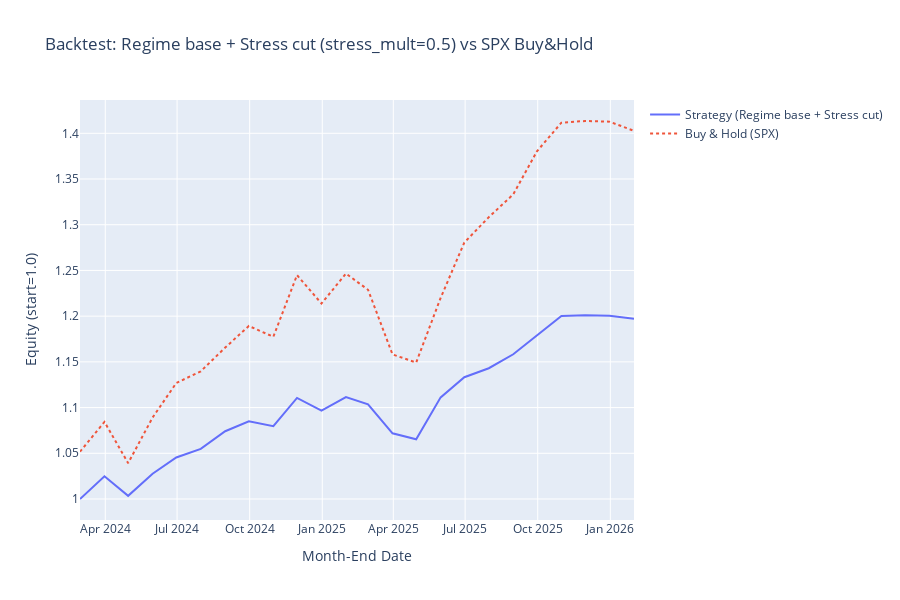

The cell this chart's notebook holds for it:
### Code cell
# Backtest (3): Regime base weight + Stress risk-cut, vs Buy&Hold

import pandas as pd
import numpy as np
import yfinance as yf
import plotly.graph_objects as go

# ----------------------------
# 0) Input check
# ----------------------------
if "df" not in locals() or "date" not in df.columns:
    raise RuntimeError("먼저 df를 준비해주세요. df에는 최소 date, regime_id, stress_flag 컬럼이 필요합니다.")

need = {"date", "regime_id", "stress_flag"}
missing = need - set(df.columns)
if missing:
    raise RuntimeError(f"df에 필요한 컬럼이 없습니다: {sorted(list(missing))}")

viz_df = df.copy()
viz_df["date"] = pd.to_datetime(viz_df["date"])
viz_df = viz_df.sort_values("date")

# month-end index
viz_df["date_me"] = viz_df["date"].dt.to_period("M").dt.to_timestamp("M")
viz_df = viz_df.drop_duplicates(subset=["date_me"]).set_index("date_me").sort_index()

# parse stress_flag robustly
stress_bool = viz_df["stress_flag"].astype(str).str.lower().isin(["true", "1", "t", "yes", "y"])

start_me = viz_df.index.min()
end_me = viz_df.index.max()

# ----------------------------
# 1) Fetch SPX daily -> month-end
# ----------------------------
print(f"Fetching SPX (^GSPC) from {start_me.date()} to {end_me.date()}...")
spx = yf.download("^GSPC", start=start_me, end=end_me + pd.Timedelta(days=1), progress=False)
if spx.empty:
    raise RuntimeError("yfinance에서 ^GSPC 데이터를 가져오지 못했습니다.")

if isinstance(spx.columns, pd.MultiIndex):
    spx_close_daily = spx["Close"].iloc[:, 0]
else:
    spx_close_daily = spx["Close"]

spx_close_me = spx_close_daily.resample("M").last()
spx_ret_1m = spx_close_me.pct_change()  # decimal
spx_ret_1m.name = "spx_ret_1m"

# align
idx = viz_df.index.intersection(spx_ret_1m.index)
viz_df = viz_df.loc[idx]
stress_bool = stress_bool.loc[idx]
spx_close_me = spx_close_me.loc[idx]
spx_ret_1m = spx_ret_1m.loc[idx]

# drop first NaN return month
mask = spx_ret_1m.notna()
viz_df = viz_df.loc[mask]
stress_bool = stress_bool.loc[mask]
spx_ret_1m = spx_ret_1m.loc[mask]
spx_close_me = spx_close_me.loc[mask]

# ----------------------------
# 2) Strategy rules
# ----------------------------
# 레짐별 "기본 주식비중" (원하면 여기만 조절하면 됨)
base_weight = {
    1: 0.70,  # Goldilocks
    2: 0.80,  # Reflation
    3: 0.50,  # Stagflation
    4: 0.40,  # Recession
}

# stress일 때 주식비중 축소 배수
stress_mult = 0.50  # 예: 0.5면 절반으로 줄임 (나머지는 현금)

# 월말 신호 → 다음 달에 적용(룩어헤드 방지)
w_eq_raw = viz_df["regime_id"].map(base_weight).astype(float)
w_eq_raw = w_eq_raw.where(~stress_bool, w_eq_raw * stress_mult)
w_eq = w_eq_raw.shift(1)  # next month apply
w_eq = w_eq.fillna(0.0).clip(lower=0.0, upper=1.0)
w_cash = 1.0 - w_eq  # cash return assumed 0% (보수적)

# ----------------------------
# 3) Backtest
# ----------------------------
# Portfolio returns (cash 0%)
port_ret = w_eq * spx_ret_1m
bh_ret = spx_ret_1m.copy()

# equity curves
port_equity = (1.0 + port_ret).cumprod()
bh_equity = (1.0 + bh_ret).cumprod()

# turnover (optional): sum of abs weight changes
turnover = (w_eq.diff().abs()).fillna(0.0)
avg_turnover = turnover.mean()

# ----------------------------
# 4) Stats helpers
# ----------------------------
def max_drawdown(equity: pd.Series) -> float:
    peak = equity.cummax()
    dd = equity / peak - 1.0
    return float(dd.min())

def perf_stats(r: pd.Series, equity: pd.Series) -> dict:
    r = r.dropna()
    if len(r) == 0:
        return {}
    mean_1m = float(r.mean())
    med_1m = float(r.median())
    ann_ret = float((1.0 + mean_1m) ** 12 - 1.0)
    ann_vol = float(r.std(ddof=0) * np.sqrt(12))
    sharpe = float(ann_ret / ann_vol) if ann_vol > 0 else np.nan
    stats = {
        "n_months": int(len(r)),
        "mean_1m": mean_1m,
        "median_1m": med_1m,
        "ann_ret": ann_ret,
        "ann_vol": ann_vol,
        "sharpe": sharpe,
        "max_dd": max_drawdown(equity),
        "worst_1m": float(r.min()),
        "best_1m": float(r.max()),
    }
    return stats

st_port = perf_stats(port_ret, port_equity)
st_bh = perf_stats(bh_ret, bh_equity)

print("\n[Strategy] Regime base + Stress cut")
print(st_port)
print(f"avg_turnover(weight change abs): {avg_turnover:.4f}")

print("\n[Buy&Hold] SPX")
print(st_bh)

# ----------------------------
# 5) Plot
# ----------------------------
fig = go.Figure()

fig.add_trace(go.Scatter(
    x=port_equity.index, y=port_equity,
    name="Strategy (Regime base + Stress cut)",
    line=dict(width=2)
))
fig.add_trace(go.Scatter(
    x=bh_equity.index, y=bh_equity,
    name="Buy & Hold (SPX)",
    line=dict(width=2, dash="dot")
))

# Optional: show equity scale log (toggle)
USE_LOG_Y = False
fig.update_layout(
    title=f"Backtest: Regime base + Stress cut (stress_mult={stress_mult}) vs SPX Buy&Hold",
    xaxis_title="Month-End Date",
    yaxis_title="Equity (start=1.0)",
    hovermode="x unified",
    height=600,
)
if USE_LOG_Y:
    fig.update_yaxes(type="log")

fig.show()

# ----------------------------
# 6) (Optional) Weight plot
# ----------------------------
# Uncomment if you want to see weight dynamics
# fig2 = go.Figure()
# fig2.add_trace(go.Scatter(x=w_eq.index, y=w_eq, name="Equity weight (applied next month)"))
# fig2.update_layout(title="Equity Weight Over Time", xaxis_title="Month-End", yaxis_title="Weight", height=350)
# fig2.show()

### Figure 1 — Plotly figure (JSON) as saved in the notebook; plotly's stock layout.template omitted (floating-point values rounded to 4 significant figures)
{"data": [{"line": {"width": 2}, "name": "Strategy (Regime base + Stress cut)", "type": "scatter", "x": ["2024-02-29T00:00:00.000000000", "2024-03-31T00:00:00.000000000", "2024-04-30T00:00:00.000000000", "2024-05-31T00:00:00.000000000", "2024-06-30T00:00:00.000000000", "2024-07-31T00:00:00.000000000", "2024-08-31T00:00:00.000000000", "2024-09-30T00:00:00.000000000", "2024-10-31T00:00:00.000000000", "2024-11-30T00:00:00.000000000", "2024-12-31T00:00:00.000000000", "2025-01-31T00:00:00.000000000", "2025-02-28T00:00:00.000000000", "2025-03-31T00:00:00.000000000", "2025-04-30T00:00:00.000000000", "2025-05-31T00:00:00.000000000", "2025-06-30T00:00:00.000000000", "2025-07-31T00:00:00.000000000", "2025-08-31T00:00:00.000000000", "2025-09-30T00:00:00.000000000", "2025-10-31T00:00:00.000000000", "2025-11-30T00:00:00.000000000", "2025-12-31T00:00:00.000000000", "2026-01-31T00:00:00.000000000"], "y": [1.0, 1.025, 1.003, 1.028, 1.045, 1.055, 1.074, 1.085, 1.08, 1.111, 1.097, 1.111, 1.104, 1.072, 1.065, 1.111, 1.133, 1.143, 1.158, 1.179, 1.2, 1.201, 1.2, 1.197]}, {"line": {"dash": "dot", "width": 2}, "name": "Buy & Hold (SPX)", "type": "scatter", "x": ["2024-02-29T00:00:00.000000000", "2024-03-31T00:00:00.000000000", "2024-04-30T00:00:00.000000000", "2024-05-31T00:00:00.000000000", "2024-06-30T00:00:00.000000000", "2024-07-31T00:00:00.000000000", "2024-08-31T00:00:00.000000000", "2024-09-30T00:00:00.000000000", "2024-10-31T00:00:00.000000000", "2024-11-30T00:00:00.000000000", "2024-12-31T00:00:00.000000000", "2025-01-31T00:00:00.000000000", "2025-02-28T00:00:00.000000000", "2025-03-31T00:00:00.000000000", "2025-04-30T00:00:00.000000000", "2025-05-31T00:00:00.000000000", "2025-06-30T00:00:00.000000000", "2025-07-31T00:00:00.000000000", "2025-08-31T00:00:00.000000000", "2025-09-30T00:00:00.000000000", "2025-10-31T00:00:00.000000000", "2025-11-30T00:00:00.000000000", "2025-12-31T00:00:00.000000000", "2026-01-31T00:00:00.000000000"], "y": [1.052, 1.084, 1.039, 1.089, 1.127, 1.14, 1.166, 1.189, 1.177, 1.245, 1.214, 1.247, 1.229, 1.158, 1.149, 1.22, 1.281, 1.308, 1.333, 1.38, 1.412, 1.413, 1.413, 1.403]}], "layout": {"height": 600, "hovermode": "x unified", "title": {"text": "Backtest: Regime base + Stress cut (stress_mult=0.5) vs SPX Buy&Hold"}, "xaxis": {"title": {"text": "Month-End Date"}}, "yaxis": {"title": {"text": "Equity (start=1.0)"}}}}
